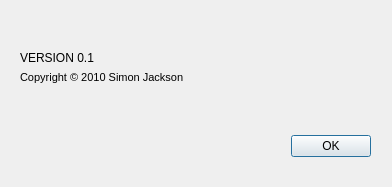
<?xml version="1.0" encoding="UTF-8"?>
<ui version="4.0">
 <class>aboutDialog</class>
 <widget class="QDialog" name="aboutDialog">
  <property name="geometry">
   <rect>
    <x>0</x>
    <y>0</y>
    <width>392</width>
    <height>187</height>
   </rect>
  </property>
  <property name="windowTitle">
   <string>About</string>
  </property>
  <property name="windowIcon">
   <iconset resource="runesmith.qrc">
    <normaloff>:/Runesmith/Icons/Help-icon.png</normaloff>:/Runesmith/Icons/Help-icon.png</iconset>
  </property>
  <widget class="QWidget" name="layoutWidget">
   <property name="geometry">
    <rect>
     <x>20</x>
     <y>130</y>
     <width>351</width>
     <height>33</height>
    </rect>
   </property>
   <layout class="QHBoxLayout">
    <property name="spacing">
     <number>6</number>
    </property>
    <property name="margin">
     <number>0</number>
    </property>
    <item>
     <spacer>
      <property name="orientation">
       <enum>Qt::Horizontal</enum>
      </property>
      <property name="sizeHint" stdset="0">
       <size>
        <width>131</width>
        <height>31</height>
       </size>
      </property>
     </spacer>
    </item>
    <item>
     <widget class="QPushButton" name="okButton">
      <property name="text">
       <string>OK</string>
      </property>
     </widget>
    </item>
   </layout>
  </widget>
  <widget class="QLabel" name="label">
   <property name="geometry">
    <rect>
     <x>10</x>
     <y>10</y>
     <width>211</width>
     <height>41</height>
    </rect>
   </property>
   <property name="text">
    <string/>
   </property>
   <property name="pixmap">
    <pixmap resource="runesmith.qrc">:/Runesmith/Resources/Runesmith.png</pixmap>
   </property>
  </widget>
  <widget class="QLabel" name="label_2">
   <property name="geometry">
    <rect>
     <x>20</x>
     <y>50</y>
     <width>101</width>
     <height>16</height>
    </rect>
   </property>
   <property name="text">
    <string>VERSION 0.1</string>
   </property>
  </widget>
  <widget class="QLabel" name="label_3">
   <property name="geometry">
    <rect>
     <x>20</x>
     <y>70</y>
     <width>191</width>
     <height>16</height>
    </rect>
   </property>
   <property name="text">
    <string>&lt;!DOCTYPE HTML PUBLIC &quot;-//W3C//DTD HTML 4.0//EN&quot; &quot;http://www.w3.org/TR/REC-html40/strict.dtd&quot;&gt;
&lt;html&gt;&lt;head&gt;&lt;meta name=&quot;qrichtext&quot; content=&quot;1&quot; /&gt;&lt;style type=&quot;text/css&quot;&gt;
p, li { white-space: pre-wrap; }
&lt;/style&gt;&lt;/head&gt;&lt;body style=&quot; font-family:'MS Shell Dlg 2'; font-size:8.25pt; font-weight:400; font-style:normal;&quot;&gt;
&lt;p style=&quot; margin-top:0px; margin-bottom:0px; margin-left:0px; margin-right:0px; -qt-block-indent:0; text-indent:0px;&quot;&gt;&lt;span style=&quot; font-size:8pt;&quot;&gt;Copyright &amp;copy; 2010 Simon Jackson&lt;/span&gt;&lt;/p&gt;&lt;/body&gt;&lt;/html&gt;</string>
   </property>
  </widget>
 </widget>
 <resources>
  <include location="runesmith.qrc"/>
 </resources>
 <connections>
  <connection>
   <sender>okButton</sender>
   <signal>clicked()</signal>
   <receiver>aboutDialog</receiver>
   <slot>accept()</slot>
   <hints>
    <hint type="sourcelabel">
     <x>278</x>
     <y>253</y>
    </hint>
    <hint type="destinationlabel">
     <x>96</x>
     <y>254</y>
    </hint>
   </hints>
  </connection>
 </connections>
</ui>
